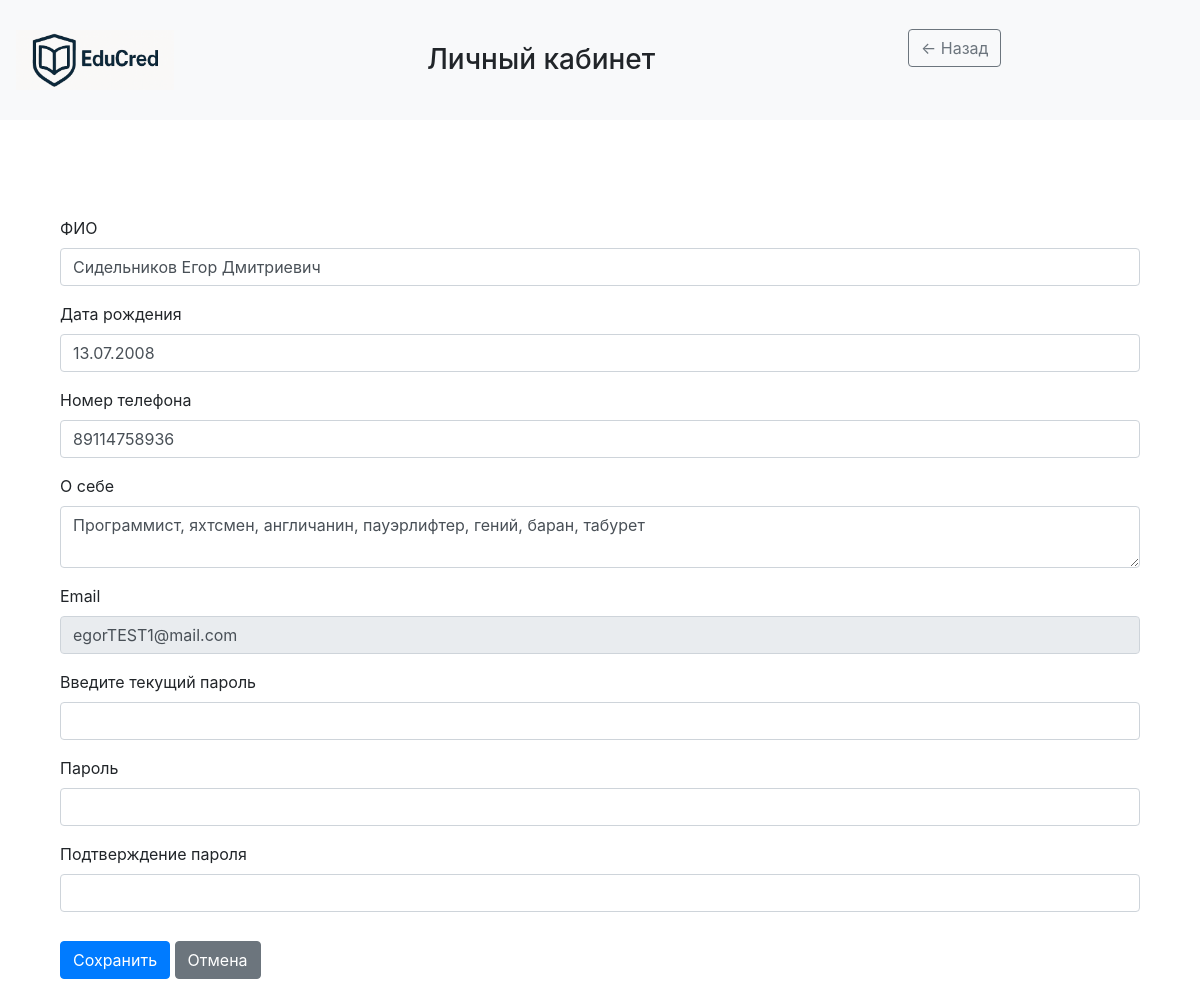
Page /profile (signed in) on the earlier database version.
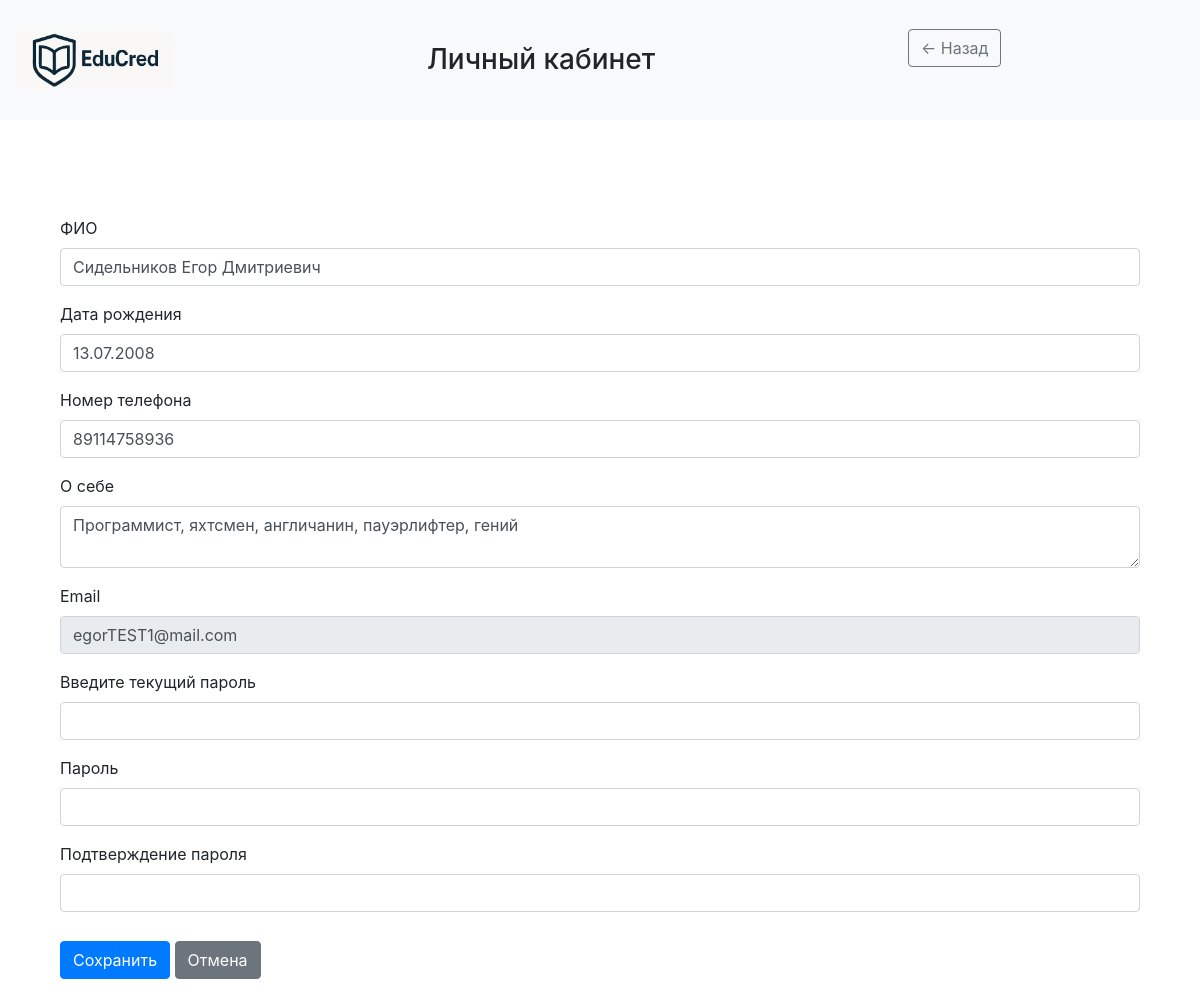
Same page on the later database version.
### data/Students.py (models this page shows)
class Student(SqlAlchemyBase, UserMixin, SerializerMixin):
    __tablename__ = "students"
    id = sqlalchemy.Column(sqlalchemy.Integer, primary_key=True, autoincrement=True)
    user_id = sqlalchemy.Column(sqlalchemy.Integer, sqlalchemy.ForeignKey("users.id"), nullable=False)
    student_nsp = sqlalchemy.Column(sqlalchemy.String, nullable=False)
    born = sqlalchemy.Column(sqlalchemy.DateTime, nullable=False)
    phone_num = sqlalchemy.Column(sqlalchemy.String, nullable=False)
    about = sqlalchemy.Column(sqlalchemy.String, nullable=True)
    employer_id = sqlalchemy.Column(sqlalchemy.String, nullable=True)
    user = orm.relationship("User", back_populates="student")
    achievements = orm.relationship("Achievement", back_populates="student")

### server.py (the view, shortened to what this page needs)
@app.route('/profile', methods=['GET', 'POST'])
@login_required
def profile():
    try:
        db_sess = db_session.create_session()
        user = db_sess.query(User).get(current_user.id)
        born = ''
        if user.role == 'student':
            profile = db_sess.query(Student).filter_by(user_id=user.id).first()
            born = profile.born.strftime('%d.%m.%Y')
            form = StudentProfileForm(obj=profile)
        elif user.role == 'employer':
            profile = db_sess.query(Employer).filter_by(user_id=user.id).first()
            form = EmployerProfileForm(obj=profile)
        form.email.data = user.email
        return render_template('profile.html', form=form, role=user.role, title='Личный кабинет', user=user,
                               style=url_for('static', filename='css/style.css'), born=born)
    except Exception as e:
        flash(f'Произошла неизвестная ошибка, попробуйте ещё раз', 'danger')
        app.logger.error(e)
        return render_template('home.html', token=None, result=None, university=None, title='Главная')

### data/ProfileForms.py
class StudentProfileForm(FlaskForm):
    student_nsp = StringField('ФИО', validators=[DataRequired(message="Укажите ФИО")])
    born = DateField(
        'Дата рождения',
        format='%d.%m.%Y',
        validators=[Optional()]
    )
    phone_num = TelField('Номер телефона', validators=[DataRequired(message="Укажите номер телефона")])
    about = TextAreaField('О себе', validators=[Optional()])
    email = StringField(
        'Email',
        render_kw={'readonly': True, 'class': 'form-control-plaintext'},
        validators=[Email(message="Неверный формат почты")]
    )
    current_password = PasswordField("Введите текущий пароль", validators=[DataRequired()])
    new_password = PasswordField('Пароль', validators=[Optional(), password_complexity])
    new_password_confirm = PasswordField('Подтверждение пароля', validators=[
        EqualTo('new_password', message="Пароли не совпадают")
    ]
                                         )
    submit = SubmitField('Сохранить')

### data/db_session.py (called while the page is built)
def create_session() -> Session:
    global __factory
    return __factory()

### templates/profile.html (shortened to what this page needs)
<html lang="ru">
<head>
    <link rel="stylesheet" type="text/css" href="{{ style }}"/>
    <link
            rel="stylesheet"
            href="https://stackpath.bootstrapcdn.com/bootstrap/4.4.1/css/bootstrap.min.css"
    >
</head>
<body>
<header>
    <nav class="navbar navbar-light bg-light">
        <a class="navbar-brand" href="{{ url_for('home') }}">
            <img src="{{ url_for('static', filename='images/EduCred_logo.png') }}"
                 alt="EduCred"
                 height="60">
        </a>
        <h3 class="mb-0">Личный кабинет</h3>
        <aside class="col-3 bg-light border-end p-3 d-flex flex-column">
            <div class="d-flex align-items-center mb-4">
                <a href="{{ url_for('workspace') }}" class="btn btn-outline-secondary me-3">← Назад</a>
            </div>
        </aside>
    </nav>
</header>
<div class="container py-5">
    <div class="container py-5">
        <form method="POST">
            <div>
                {% for field in form if field.name != 'csrf_token' and field.name != 'submit' %}
                <div class="mb-3">
                    {{ field.label(class_="form-label") }}
                    {% if field.name != 'born' %}
                    {{ field(class_="form-control") }}
                    {% else %}
                    <input class="form-control" id="born" name="born" required type="text"
                           value="{{ born }}">
                    {% endif %}
                </div>
                {% endfor %}
            </div>
            <div class="mt-4">
                {{ form.submit(class_="btn btn-primary") }}
                <a href="{{ url_for('profile') }}" class="btn btn-secondary ms-2">Отмена</a>
            </div>
        </form>
    </div>
</div>
</body>
</html>

Differences in the rows shown:
changed Student "Сидельников Егор Дмитриевич": about "Программист, яхтсмен, англичанин, пауэрлифтер, гений, баран, табурет" → "Программист, яхтсмен, англичанин, пауэрлифтер, гений"
